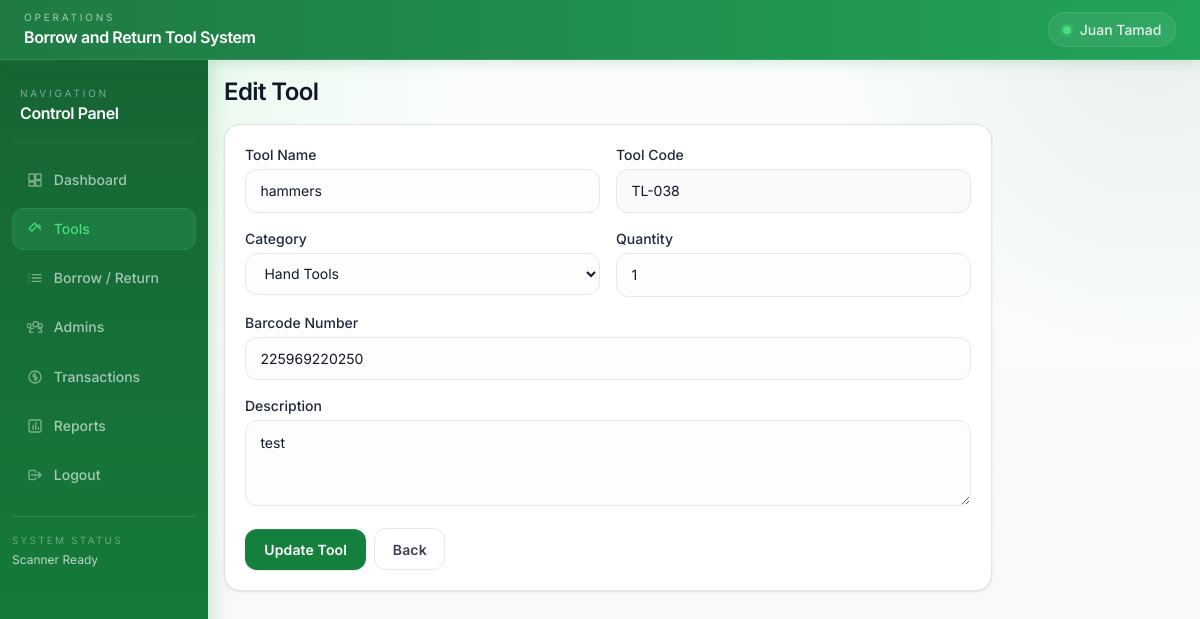
The app's page /tools/43/edit (signed in) with its own data.
### tables this page shows
CREATE TABLE tools (
            id INTEGER PRIMARY KEY AUTOINCREMENT,
            tool_name TEXT NOT NULL,
            tool_code TEXT NOT NULL UNIQUE,
            category TEXT NOT NULL,
            description TEXT,
            quantity INTEGER NOT NULL DEFAULT 0,
            available_quantity INTEGER NOT NULL DEFAULT 0,
            barcode TEXT NOT NULL UNIQUE,
            barcode_image TEXT,
            status TEXT NOT NULL DEFAULT 'Available',
            date_added TEXT NOT NULL
        , tool_image TEXT);

### app.py (the view, shortened to what this page needs)
@app.route("/tools/<int:tool_id>/edit", methods=["GET", "POST"])
@login_required
def edit_tool(tool_id):
    db = get_db()
    tool = db.execute("SELECT * FROM tools WHERE id = ?", (tool_id,)).fetchone()
    if tool is None:
        flash("Tool not found.", "danger")
        return redirect(url_for("tools"))
    return render_template(
        "edit_tool.html",
        tool=tool,
        category_options=get_category_options(tool["category"]),
    )

### app.py (called while the page is built)
def get_db():
    if "db" not in g:
        g.db = sqlite3.connect(DATABASE_PATH)
        g.db.row_factory = sqlite3.Row
        ensure_schema(g.db)
    return g.db

def login_required(view_func):
    @wraps(view_func)
    def wrapped_view(*args, **kwargs):
        if session.get("admin_id") is None:
            flash("Please log in to continue.", "warning")
            return redirect(url_for("login"))
        return view_func(*args, **kwargs)
    return wrapped_view

def get_category_options(selected_category=None):
    options = list(CATEGORY_OPTIONS)
    if selected_category and selected_category not in options:
        options.append(selected_category)
    return options

### templates/edit_tool.html (shortened to what this page needs)
{% extends 'base.html' %}
{% block content %}
<div class="max-w-3xl">
    <h2 class="text-2xl font-semibold text-slate-900 tracking-tight mb-4">Edit Tool</h2>
    <form method="post" class="bg-white rounded-2xl p-5 card-soft space-y-4">
        <div class="grid grid-cols-1 md:grid-cols-2 gap-4">
            <div>
                <label class="block text-sm font-medium mb-1">Tool Name</label>
                <input type="text" name="tool_name" value="{{ tool.tool_name }}" class="input-field" required />
            </div>
            <div>
                <label class="block text-sm font-medium mb-1">Tool Code</label>
                <input type="text" value="{{ tool.tool_code }}" class="input-field bg-slate-50" readonly />
            </div>
            <div>
                <label class="block text-sm font-medium mb-1">Category</label>
                <select name="category" class="input-field" required>
                    {% for category in category_options %}
                    <option value="{{ category }}" {% if tool.category == category %}selected{% endif %}>{{ category }}</option>
                    {% endfor %}
                </select>
            </div>
            <div>
                <label class="block text-sm font-medium mb-1">Quantity</label>
                <input type="number" name="quantity" min="0" value="{{ tool.quantity }}" class="input-field" required />
            </div>
        </div>
        <div>
            <label class="block text-sm font-medium mb-1">Barcode Number</label>
            <input type="text" name="barcode" value="{{ tool.barcode }}" class="input-field" required />
        </div>
        <div>
            <label class="block text-sm font-medium mb-1">Description</label>
            <textarea name="description" rows="3" class="input-field">{{ tool.description }}</textarea>
        </div>
        <div class="flex items-center gap-2">
            <button type="submit" class="btn-primary">Update Tool</button>
            <a href="{{ url_for('tools') }}" class="btn-outline">Back</a>
        </div>
    </form>
</div>
{% endblock %}

### static/css/styles.css (style rules this page uses)
:root { --g-950: #052e16; --g-900: #14532d; --g-800: #166534; --g-700: #15803d; --g-600: #16a34a; --g-500: #22c55e; --g-400: #4ade80; --g-200: #bbf7d0; --g-100: #dcfce7; --g-50: #f0fdf4; --n-900: #111827; --n-800: #1f2937; --n-700: #374151; --n-600: #4b5563; --n-500: #6b7280; --n-400: #9ca3af; --n-300: #d1d5db; --n-200: #e5e7eb; --n-100: #f3f4f6; --n-50: #f9fafb; --white: #ffffff; --sh-xs: 0 1px 2px rgba(0,0,0,0.05); --sh-sm: 0 1px 3px rgba(0,0,0,0.07), 0 1px 2px rgba(0,0,0,0.04); --sh-md: 0 4px 12px rgba(0,0,0,0.07), 0 2px 4px rgba(0,0,0,0.04); --sh-lg: 0 8px 24px rgba(0,0,0,0.08), 0 3px 6px rgba(0,0,0,0.04); --sh-xl: 0 20px 40px rgba(0,0,0,0.10), 0 6px 12px rgba(0,0,0,0.05); --sidebar-bg: #166534; --radius: 0.75rem; --radius-lg: 1rem; --radius-xl: 1.25rem; }
*,*::before,*::after { box-sizing: border-box; }
* { font-family: 'Inter', -apple-system, BlinkMacSystemFont, 'Segoe UI', sans-serif; }
body { background-color: var(--n-50); background-image: radial-gradient(circle at 8% -5%, rgba(34, 197, 94, 0.12), transparent 28%), radial-gradient(circle at 96% 2%, rgba(20, 83, 45, 0.08), transparent 24%), linear-gradient(180deg, #fbfefc 0%, #f8fbf9 55%, #f6f8f7 100%); color: var(--n-900); min-height: 100vh; -webkit-font-smoothing: antialiased; -moz-osx-font-smoothing: grayscale; }
.app-body { position: relative; }
.card-soft { background: var(--white); border: 1px solid #dfe6e2; border-radius: var(--radius-lg); box-shadow: var(--sh-sm); }
.input-field { border: 1.5px solid var(--n-200); background: #fcfdfc; border-radius: var(--radius); padding: 0.65rem 0.9rem; width: 100%; outline: none; font-size: 0.875rem; color: var(--n-900); transition: border-color 0.18s, box-shadow 0.18s, background-color 0.18s; }
.input-field::placeholder { color: var(--n-400); }
.btn-primary { display: inline-flex; justify-content: center; align-items: center; gap: 0.4rem; background: var(--g-700); color: #fff; border-radius: var(--radius); padding: 0.62rem 1.2rem; font-size: 0.875rem; font-weight: 600; border: none; cursor: pointer; transition: background 0.15s, transform 0.12s, box-shadow 0.15s; box-shadow: 0 1px 2px rgba(0,0,0,0.1), inset 0 1px 0 rgba(255,255,255,0.08); text-decoration: none; white-space: nowrap; letter-spacing: 0.01em; }
.btn-outline { display: inline-flex; justify-content: center; align-items: center; gap: 0.4rem; border: 1.5px solid var(--n-200); color: var(--n-700); background: var(--white); border-radius: var(--radius); padding: 0.6rem 1.1rem; font-size: 0.875rem; font-weight: 600; cursor: pointer; transition: all 0.15s; text-decoration: none; white-space: nowrap; letter-spacing: 0.01em; }

### records on screen
tools: tool_name "hammers", tool_code "TL-038", category "Hand Tools", quantity "1", barcode "225969220250", description "test"

### other values on screen
{{ session.get('admin_full_name') or session.get('admin_username') }} "Juan Tamad"
